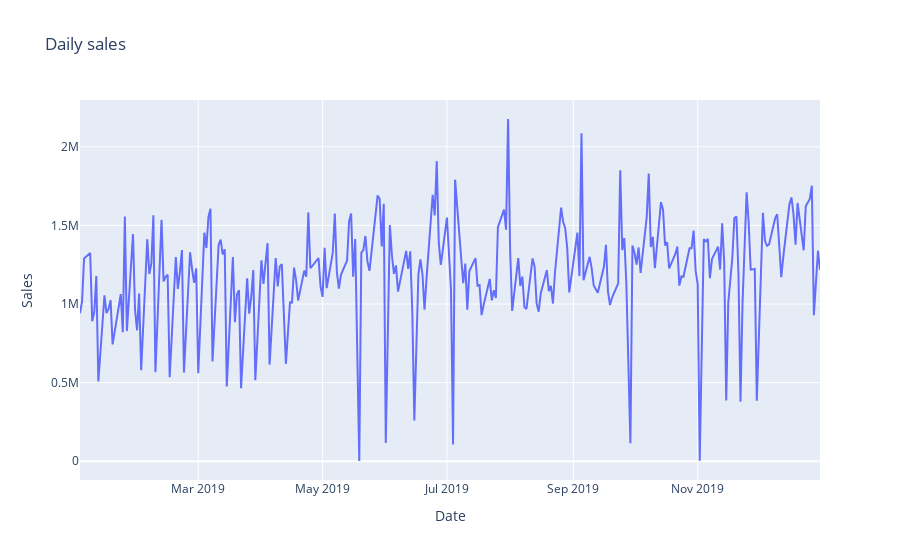

Notebook cell for this chart:
### Code cell
daily_sales_sc = go.Scatter(x=daily_sales['Date'], y=daily_sales['Sale (Dollars)'])
layout = go.Layout(title='Daily sales', xaxis=dict(title='Date'), yaxis=dict(title='Sales'))
fig = go.Figure(data=[daily_sales_sc], layout=layout)
iplot(fig)

### Figure 1 — Plotly figure (JSON) as saved in the notebook; plotly's stock layout.template omitted (floating-point values rounded to 4 significant figures; data arrays with more than 128 entries replaced by an {"elided": "..."} marker saying what was removed)
{"data": [{"type": "scatter", "x": {"elided": "264 str values"}, "y": {"elided": "264 float values"}}], "layout": {"title": {"text": "Daily sales"}, "xaxis": {"title": {"text": "Date"}}, "yaxis": {"title": {"text": "Sales"}}}}
